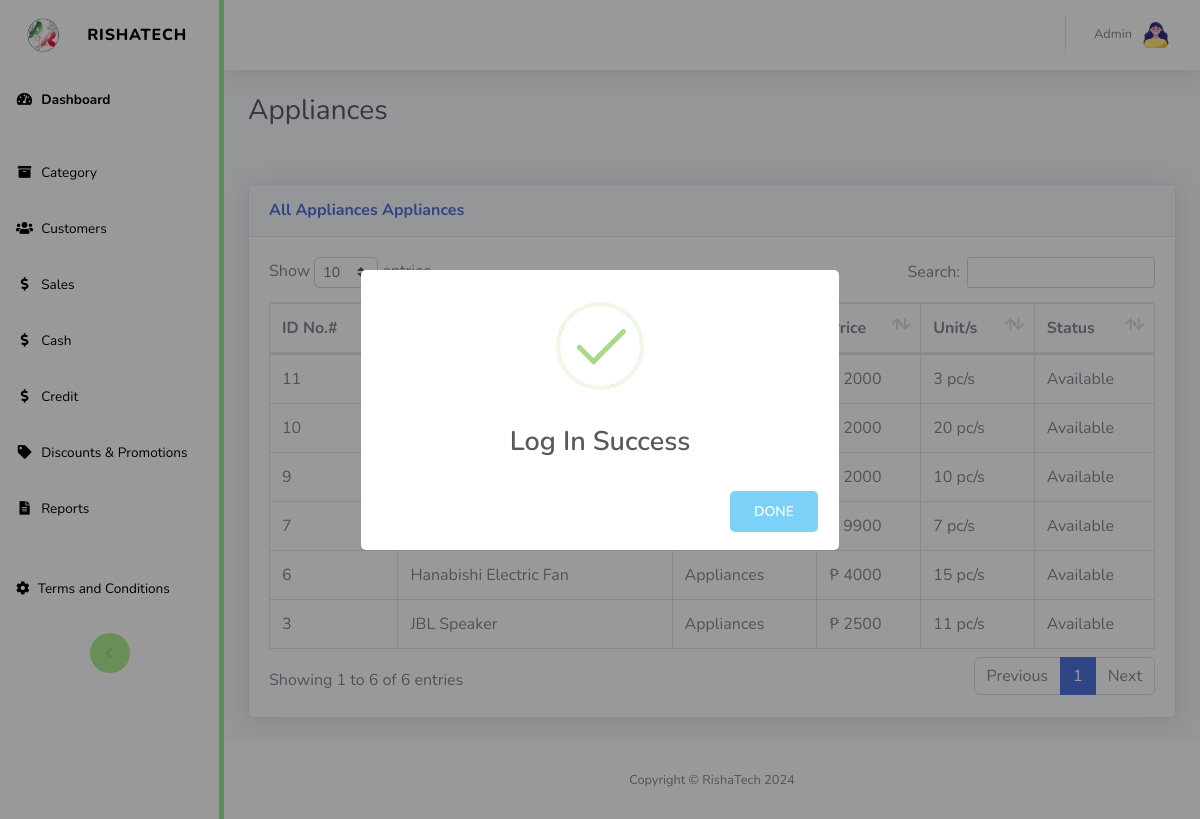
Screenshot of /admin/route.php?route=all_items&category_id=18&cat_name=Appliances (signed in) with the database file from the repository.
### tables this page shows
CREATE TABLE `appliances` (
  `id` int(11) NOT NULL,
  `admin_id` int(11) NOT NULL,
  `brand_id` int(10) NOT NULL,
  `appliances_name` varchar(500) NOT NULL,
  `category_id` int(11) NOT NULL,
  `price` int(11) NOT NULL,
  `qty` int(11) NOT NULL,
  `unit_measurement` varchar(255) NOT NULL,
  `status` varchar(255) NOT NULL
);

CREATE TABLE `category` (
  `id` int(11) NOT NULL,
  `admin_id` int(11) NOT NULL,
  `cat_name` varchar(255) NOT NULL
);

### admin/authentications.php (called while the page is built, shortened)
<?php
function sanitizeInput($input) {
    return htmlspecialchars(strip_tags($input));
}
?>

### db_connection/config.php (called while the page is built, shortened)
<?php
class Database {
  private $servername = "localhost";
  private $username = "root";
  private $password = "";
  private $database = "rishatech_db";
  private $conn;
  public function __construct() {
      try {
          $this->conn = new PDO("mysql:host=$this->servername;dbname=$this->database", $this->username, $this->password);
          $this->conn->setAttribute(PDO::ATTR_ERRMODE, PDO::ERRMODE_EXCEPTION);
          $this->conn->setAttribute(PDO::ATTR_DEFAULT_FETCH_MODE, PDO::FETCH_ASSOC);
      } catch(PDOException $e) {
      }
  }
  public function getConnection() {
      return $this->conn;
  }
public function selectAllappliancesWHERECat_ID($category_id) {
    $connection = $this->getConnection();
    $stmt = $connection->prepare("SELECT *, appliances.id AS AppliancesID, category.id AS cat_id FROM appliances
    LEFT JOIN category ON appliances.category_id = category.id WHERE appliances.category_id = ?");
    $stmt->execute([$category_id]);
    $result = $stmt->fetchAll(PDO::FETCH_ASSOC);
    return $result;
}
}
?>

### admin/appliances_per_category.php (the view, shortened to what this page needs)
<?php
if ($_SERVER['REQUEST_METHOD'] == 'GET' && isset($_GET['category_id']) && isset($_GET['cat_name'])) {
    $category_id = sanitizeInput($_GET['category_id']);
    $category_name = sanitizeInput($_GET['cat_name']);
}
?>
<!DOCTYPE html>
<html lang="en">
<?php
require_once 'templates/admin_header.php';
?>
<link href="vendor/datatables/dataTables.bootstrap4.min.css" rel="stylesheet">
<body id="page-top">
    <div id="wrapper">
        <?php
        require_once 'templates/admin_sidebar.php';
        ?>
        <div id="content-wrapper" class="d-flex flex-column">
            <div id="content">
                <?php
                require_once 'templates/admin_topbar.php';
                ?>
                <div class="container-fluid">
                    <h1 class="h3 mb-2 text-gray-800"><?php echo $category_name; ?></h1>
                    <br><br>
                    <div class="card shadow mb-4">
                        <div class="card-header py-3">
                            <h6 class="m-0 font-weight-bold text-primary">All <?php echo $category_name; ?> Appliances</h6>
                        </div>
                        <div class="card-body">
                            <div class="table-responsive">
                                <table class="table table-bordered" id="dataTable" width="100%" cellspacing="0">
                                    <thead>
                                        <tr>
                                            <th>ID No.#</th>
                                            <th><?php echo $category_name; ?> Name</th>
                                            <th>Category</th>
                                            <th>Price</th>
                                            <th>Unit/s</th>
                                            <th>Status</th>
                                        </tr>
                                    </thead>
                                    <tbody>
                                        <?php
                                        $selectAllappliancesWHERECat_ID = $db->selectAllappliancesWHERECat_ID($category_id);
                                        foreach ($selectAllappliancesWHERECat_ID as $result) {
                                        ?>
                                        <tr>
                                            <td><?=$result['AppliancesID']?></td>
                                            <td><?=$result['appliances_name']?></td>
                                            <td><?=$result['cat_name']?></td>
                                            <td>₱ <?=$result['price']?></td>
                                            <td><?=$result['qty']?> pc/s</td>
                                            <td><?=$result['status']?></td>
                                        </tr>
                                        <?php
                                        }
                                        ?>
                                    </tbody>
                                </table>
                            </div>
                        </div>
                    </div>
                </div>
            </div>
            <?php
            require_once 'templates/admin_footer.php';
            ?>
        </div>
    </div>
</body>
</html>

### rows the page displays
appliances: id "3", appliances_name "JBL Speaker", category.cat_name "Appliances", price "2500", qty "11", status "Available"
appliances: id "6", appliances_name "Hanabishi Electric Fan", category.cat_name "Appliances", price "4000", qty "15", status "Available"
appliances: id "7", price "9900", qty "7", status "Available"
appliances: id "9", price "2000", qty "10", status "Available"
appliances: id "10", price "2000", qty "20", status "Available"
appliances: id "11", price "2000", qty "3", status "Available"

### other values shown
$category_name "Appliances"
